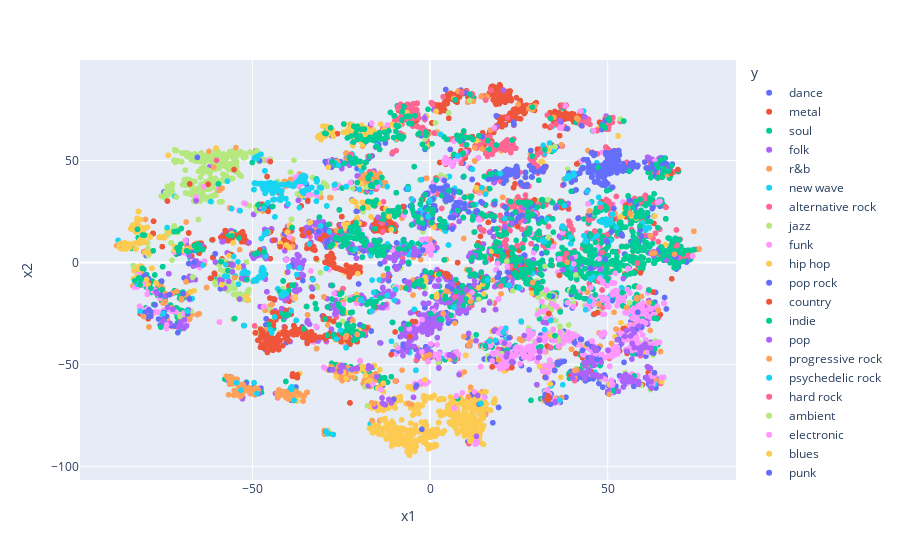

The notebook cell saved with this chart:
### Code cell
visualize(model(X, A), color = labels)

### Figure 1 — Plotly figure (JSON) as saved in the notebook; plotly's stock layout.template omitted (floating-point values rounded to 4 significant figures; data arrays with more than 128 entries replaced by an {"elided": "..."} marker saying what was removed)
{"data": [{"hovertemplate": "<b>%{hovertext}</b><br><br>y=dance<br>x1=%{x}<br>x2=%{y}<extra></extra>", "hovertext": {"elided": "428 str values"}, "legendgroup": "dance", "marker": {"color": "#636efa", "symbol": "circle"}, "mode": "markers", "name": "dance", "showlegend": true, "type": "scattergl", "x": {"elided": "428 float values"}, "xaxis": "x", "y": {"elided": "428 float values"}, "yaxis": "y"}, {"hovertemplate": "<b>%{hovertext}</b><br><br>y=metal<br>x1=%{x}<br>x2=%{y}<extra></extra>", "hovertext": {"elided": "535 str values"}, "legendgroup": "metal", "marker": {"color": "#EF553B", "symbol": "circle"}, "mode": "markers", "name": "metal", "showlegend": true, "type": "scattergl", "x": {"elided": "535 float values"}, "xaxis": "x", "y": {"elided": "535 float values"}, "yaxis": "y"}, {"hovertemplate": "<b>%{hovertext}</b><br><br>y=soul<br>x1=%{x}<br>x2=%{y}<extra></extra>", "hovertext": {"elided": "328 str values"}, "legendgroup": "soul", "marker": {"color": "#00cc96", "symbol": "circle"}, "mode": "markers", "name": "soul", "showlegend": true, "type": "scattergl", "x": {"elided": "328 float values"}, "xaxis": "x", "y": {"elided": "328 float values"}, "yaxis": "y"}, {"hovertemplate": "<b>%{hovertext}</b><br><br>y=folk<br>x1=%{x}<br>x2=%{y}<extra></extra>", "hovertext": {"elided": "567 str values"}, "legendgroup": "folk", "marker": {"color": "#ab63fa", "symbol": "circle"}, "mode": "markers", "name": "folk", "showlegend": true, "type": "scattergl", "x": {"elided": "567 float values"}, "xaxis": "x", "y": {"elided": "567 float values"}, "yaxis": "y"}, {"hovertemplate": "<b>%{hovertext}</b><br><br>y=r&b<br>x1=%{x}<br>x2=%{y}<extra></extra>", "hovertext": {"elided": "469 str values"}, "legendgroup": "r&b", "marker": {"color": "#FFA15A", "symbol": "circle"}, "mode": "markers", "name": "r&b", "showlegend": true, "type": "scattergl", "x": {"elided": "469 float values"}, "xaxis": "x", "y": {"elided": "469 float values"}, "yaxis": "y"}, {"hovertemplate": "<b>%{hovertext}</b><br><br>y=new wave<br>x1=%{x}<br>x2=%{y}<extra></extra>", "hovertext": {"elided": "168 str values"}, "legendgroup": "new wave", "marker": {"color": "#19d3f3", "symbol": "circle"}, "mode": "markers", "name": "new wave", "showlegend": true, "type": "scattergl", "x": {"elided": "168 float values"}, "xaxis": "x", "y": {"elided": "168 float values"}, "yaxis": "y"}, {"hovertemplate": "<b>%{hovertext}</b><br><br>y=alternative rock<br>x1=%{x}<br>x2=%{y}<extra></extra>", "hovertext": {"elided": "688 str values"}, "legendgroup": "alternative rock", "marker": {"color": "#FF6692", "symbol": "circle"}, "mode": "markers", "name": "alternative rock", "showlegend": true, "type": "scattergl", "x": {"elided": "688 float values"}, "xaxis": "x", "y": {"elided": "688 float values"}, "yaxis": "y"}, {"hovertemplate": "<b>%{hovertext}</b><br><br>y=jazz<br>x1=%{x}<br>x2=%{y}<extra></extra>", "hovertext": {"elided": "808 str values"}, "legendgroup": "jazz", "marker": {"color": "#B6E880", "symbol": "circle"}, "mode": "markers", "name": "jazz", "showlegend": true, "type": "scattergl", "x": {"elided": "808 float values"}, "xaxis": "x", "y": {"elided": "808 float values"}, "yaxis": "y"}, {"hovertemplate": "<b>%{hovertext}</b><br><br>y=funk<br>x1=%{x}<br>x2=%{y}<extra></extra>", "hovertext": {"elided": "165 str values"}, "legendgroup": "funk", "marker": {"color": "#FF97FF", "symbol": "circle"}, "mode": "markers", "name": "funk", "showlegend": true, "type": "scattergl", "x": {"elided": "165 float values"}, "xaxis": "x", "y": {"elided": "165 float values"}, "yaxis": "y"}, {"hovertemplate": "<b>%{hovertext}</b><br><br>y=hip hop<br>x1=%{x}<br>x2=%{y}<extra></extra>", "hovertext": {"elided": "790 str values"}, "legendgroup": "hip hop", "marker": {"color": "#FECB52", "symbol": "circle"}, "mode": "markers", "name": "hip hop", "showlegend": true, "type": "scattergl", "x": {"elided": "790 float values"}, "xaxis": "x", "y": {"elided": "790 float values"}, "yaxis": "y"}, {"hovertemplate": "<b>%{hovertext}</b><br><br>y=pop rock<br>x1=%{x}<br>x2=%{y}<extra></extra>", "hovertext": {"elided": "487 str values"}, "legendgroup": "pop rock", "marker": {"color": "#636efa", "symbol": "circle"}, "mode": "markers", "name": "pop rock", "showlegend": true, "type": "scattergl", "x": {"elided": "487 float values"}, "xaxis": "x", "y": {"elided": "487 float values"}, "yaxis": "y"}, {"hovertemplate": "<b>%{hovertext}</b><br><br>y=country<br>x1=%{x}<br>x2=%{y}<extra></extra>", "hovertext": {"elided": "396 null values"}, "legendgroup": "country", "marker": {"color": "#EF553B", "symbol": "circle"}, "mode": "markers", "name": "country", "showlegend": true, "type": "scattergl", "x": {"elided": "396 float values"}, "xaxis": "x", "y": {"elided": "396 float values"}, "yaxis": "y"}, {"hovertemplate": "<b>%{hovertext}</b><br><br>y=indie<br>x1=%{x}<br>x2=%{y}<extra></extra>", "hovertext": {"elided": "856 str values"}, "legendgroup": "indie", "marker": {"color": "#00cc96", "symbol": "circle"}, "mode": "markers", "name": "indie", "showlegend": true, "type": "scattergl", "x": {"elided": "856 float values"}, "xaxis": "x", "y": {"elided": "856 float values"}, "yaxis": "y"}, {"hovertemplate": "<b>%{hovertext}</b><br><br>y=pop<br>x1=%{x}<br>x2=%{y}<extra></extra>", "hovertext": {"elided": "629 str values"}, "legendgroup": "pop", "marker": {"color": "#ab63fa", "symbol": "circle"}, "mode": "markers", "name": "pop", "showlegend": true, "type": "scattergl", "x": {"elided": "629 float values"}, "xaxis": "x", "y": {"elided": "629 float values"}, "yaxis": "y"}, {"hovertemplate": "<b>%{hovertext}</b><br><br>y=progressive rock<br>x1=%{x}<br>x2=%{y}<extra></extra>", "hovertext": {"elided": "186 str values"}, "legendgroup": "progressive rock", "marker": {"color": "#FFA15A", "symbol": "circle"}, "mode": "markers", "name": "progressive rock", "showlegend": true, "type": "scattergl", "x": {"elided": "186 float values"}, "xaxis": "x", "y": {"elided": "186 float values"}, "yaxis": "y"}, {"hovertemplate": "<b>%{hovertext}</b><br><br>y=psychedelic rock<br>x1=%{x}<br>x2=%{y}<extra></extra>", "hovertext": ["The Oscillation", "The Oscillation", "The Oscillation", "The Oscillation", "The Oscillation", "The Oscillation", "The Oscillation", "The Oscillation", "The Oscillation", "The Oscillation", "The Oscillation", "The Oscillation", "The Oscillation", "The Oscillation", "The Oscillation", "The Oscillation", "The Oscillation", "The Oscillation", "The Oscillation", "The Oscillation", "The Oscillation", "The Oscillation", "The Oscillation", "The Oscillation", "The Oscillation", "The Oscillation", "The Oscillation", "The Oscillation", "The Oscillation", "The Oscillation", "The Oscillation", "The Oscillation", "The Oscillation", "The Oscillation", "The Oscillation", "The Oscillation", "The Oscillation", "The Oscillation", "The Oscillation", "The Oscillation", "The Oscillation", "The Oscillation", "The Oscillation", "The Oscillation", "The Oscillation", "The Oscillation", "The Oscillation", "The Oscillation", "The Oscillation", "The Oscillation", "The Oscillation", "The Oscillation", "The Oscillation", "The Oscillation", "The Oscillation", "The Oscillation", "The Oscillation", "The Oscillation", "The Oscillation", "The Oscillation", "The Oscillation", "The Oscillation", "The Oscillation", "The Oscillation", "The Oscillation", "The Oscillation", "The Oscillation", "The Oscillation", "The Oscillation", "The Oscillation", "The Oscillation", "The Oscillation", "The Oscillation", "The Oscillation", "The Oscillation", "The Oscillation", "The Oscillation", "The Oscillation", "The Oscillation", "The Oscillation", "The Oscillation", "The Oscillation", "The Oscillation", "The Oscillation", "The Oscillation", "The Oscillation", "The Oscillation", "The Oscillation", "The Oscillation", "The Oscillation", "The Oscillation", "The Oscillation", "The Oscillation", "The Oscillation", "The Oscillation", "The Oscillation", "The Oscillation", "The Oscillation", "The Oscillation", "The Oscillation", "The Oscillation", "The Oscillation", "The Oscillation", "The Oscillation", "The Oscillation", "The Oscillation", "The Oscillation", "The Oscillation", "The Oscillation", "The Oscillation", "The Oscillation", "The Oscillation", "The Oscillation", "The Oscillation", "The Oscillation", "The Oscillation", "The Oscillation", "The Oscillation", "The Oscillation", "The Oscillation", "The Oscillation", "The Oscillation", "The Oscillation", "The Oscillation", "The Oscillation"], "legendgroup": "psychedelic rock", "marker": {"color": "#19d3f3", "symbol": "circle"}, "mode": "markers", "name": "psychedelic rock", "showlegend": true, "type": "scattergl", "x": [53.94, -26.7, 27.72, 48.27, 22.23, 1.251, -22.14, 34.26, 22.06, 32.27, 0.9005, 33.87, -14.14, -21.73, -12.08, -42.22, -16.16, 4.213, 5.242, -19.18, 45.18, 49.63, 46.98, 33.69, 60.04, 60.53, 12.87, -21.65, 50.99, -28.3, -19.14, 48.54, -16.65, 29.52, 5.177, 43.32, 43.66, 46.43, -19.42, 34.9, 47.46, -17.97, -19.12, -16.66, 48.11, 43.41, -82.4, -4.441, -21.89, 49.58, -22.39, 50.89, 45.99, 4.935, -15.0, 60.75, 50.22, -22.47, 50.2, 50.54, -22.33, 47.92, 31.88, 63.24, -21.97, 43.92, 34.34, -18.85, -21.53, -5.127, 25.62, -26.84, -42.32, 50.84, 59.86, -19.32, 47.68, -46.33, 44.04, 50.9, -20.36, -42.84, 34.91, -22.36, 4.384, -30.77, 21.05, 49.57, -21.74, 25.21, 57.59, 34.32, -19.42, -1.909, 51.12, 5.452, 45.26, 39.79, 28.77, -21.37, 50.31, 47.94, -15.45, -14.25, 3.833, 33.69, -19.07, 28.99, -18.5, 40.0, -21.67, -54.86, 45.76, 43.93, -21.81, 50.39, 52.55, -21.99, -47.22, 50.42, -21.73, -22.14, -20.57, 26.25, 48.47], "xaxis": "x", "y": [-12.46, 47.79, -32.52, 19.97, -11.13, 39.69, 51.78, 56.12, -11.3, 53.4, 38.62, -17.47, 37.99, 52.23, 37.14, -26.28, 37.19, 15.59, 41.98, 64.08, -8.188, 18.26, 13.0, 58.5, 17.04, 16.31, 28.34, 49.35, -16.03, 14.99, 46.54, 20.27, 3.379, 27.15, 41.95, 13.07, 10.27, -53.84, 44.9, 55.18, -9.093, 65.21, 64.26, 3.469, -6.805, 13.09, -10.76, -23.0, 58.49, 20.79, 51.54, 19.79, -7.03, 41.87, 57.12, 15.85, 19.56, 52.55, 19.23, 20.1, 51.53, 28.94, 57.42, -59.68, 51.49, 12.38, 66.63, 46.61, 49.85, 30.96, -28.82, 48.9, -25.79, 10.67, 19.33, 45.66, 20.24, 3.095, 10.18, 21.63, 49.61, -12.95, 55.05, 52.56, 15.34, 17.87, 21.55, 21.27, 57.39, -12.59, -17.48, 55.22, 46.7, 24.16, 19.46, 42.11, 29.33, -2.597, -5.498, 48.54, 20.07, 20.01, 38.33, 39.01, 40.84, 58.44, 64.1, -34.32, 63.76, -15.18, 58.15, -6.695, 12.02, -53.11, 51.2, -16.94, 17.36, 51.36, 6.206, 19.81, 57.9, 51.87, 64.62, -37.66, 19.75], "yaxis": "y"}, {"hovertemplate": "<b>%{hovertext}</b><br><br>y=hard rock<br>x1=%{x}<br>x2=%{y}<extra></extra>", "hovertext": {"elided": "363 str values"}, "legendgroup": "hard rock", "marker": {"color": "#FF6692", "symbol": "circle"}, "mode": "markers", "name": "hard rock", "showlegend": true, "type": "scattergl", "x": {"elided": "363 float values"}, "xaxis": "x", "y": {"elided": "363 float values"}, "yaxis": "y"}, {"hovertemplate": "<b>%{hovertext}</b><br><br>y=ambient<br>x1=%{x}<br>x2=%{y}<extra></extra>", "hovertext": {"elided": "161 str values"}, "legendgroup": "ambient", "marker": {"color": "#B6E880", "symbol": "circle"}, "mode": "markers", "name": "ambient", "showlegend": true, "type": "scattergl", "x": {"elided": "161 float values"}, "xaxis": "x", "y": {"elided": "161 float values"}, "yaxis": "y"}, {"hovertemplate": "<b>%{hovertext}</b><br><br>y=electronic<br>x1=%{x}<br>x2=%{y}<extra></extra>", "hovertext": {"elided": "679 str values"}, "legendgroup": "electronic", "marker": {"color": "#FF97FF", "symbol": "circle"}, "mode": "markers", "name": "electronic", "showlegend": true, "type": "scattergl", "x": {"elided": "679 float values"}, "xaxis": "x", "y": {"elided": "679 float values"}, "yaxis": "y"}, {"hovertemplate": "<b>%{hovertext}</b><br><br>y=blues<br>x1=%{x}<br>x2=%{y}<extra></extra>", "hovertext": {"elided": "379 null values"}, "legendgroup": "blues", "marker": {"color": "#FECB52", "symbol": "circle"}, "mode": "markers", "name": "blues", "showlegend": true, "type": "scattergl", "x": {"elided": "379 float values"}, "xaxis": "x", "y": {"elided": "379 float values"}, "yaxis": "y"}, {"hovertemplate": "<b>%{hovertext}</b><br><br>y=punk<br>x1=%{x}<br>x2=%{y}<extra></extra>", "hovertext": {"elided": "500 str values"}, "legendgroup": "punk", "marker": {"color": "#636efa", "symbol": "circle"}, "mode": "markers", "name": "punk", "showlegend": true, "type": "scattergl", "x": {"elided": "500 float values"}, "xaxis": "x", "y": {"elided": "500 float values"}, "yaxis": "y"}, {"hovertemplate": "<b>%{hovertext}</b><br><br>y=latin<br>x1=%{x}<br>x2=%{y}<extra></extra>", "hovertext": {"elided": "278 null values"}, "legendgroup": "latin", "marker": {"color": "#EF553B", "symbol": "circle"}, "mode": "markers", "name": "latin", "showlegend": true, "type": "scattergl", "x": {"elided": "278 float values"}, "xaxis": "x", "y": {"elided": "278 float values"}, "yaxis": "y"}, {"hovertemplate": "<b>%{hovertext}</b><br><br>y=rock<br>x1=%{x}<br>x2=%{y}<extra></extra>", "hovertext": {"elided": "644 str values"}, "legendgroup": "rock", "marker": {"color": "#00cc96", "symbol": "circle"}, "mode": "markers", "name": "rock", "showlegend": true, "type": "scattergl", "x": {"elided": "644 float values"}, "xaxis": "x", "y": {"elided": "644 float values"}, "yaxis": "y"}, {"hovertemplate": "<b>%{hovertext}</b><br><br>y=house<br>x1=%{x}<br>x2=%{y}<extra></extra>", "hovertext": {"elided": "154 str values"}, "legendgroup": "house", "marker": {"color": "#ab63fa", "symbol": "circle"}, "mode": "markers", "name": "house", "showlegend": true, "type": "scattergl", "x": {"elided": "154 float values"}, "xaxis": "x", "y": {"elided": "154 float values"}, "yaxis": "y"}, {"hovertemplate": "<b>%{hovertext}</b><br><br>y=reggae<br>x1=%{x}<br>x2=%{y}<extra></extra>", "hovertext": {"elided": "208 str values"}, "legendgroup": "reggae", "marker": {"color": "#FFA15A", "symbol": "circle"}, "mode": "markers", "name": "reggae", "showlegend": true, "type": "scattergl", "x": {"elided": "208 float values"}, "xaxis": "x", "y": {"elided": "208 float values"}, "yaxis": "y"}, {"hovertemplate": "<b>%{hovertext}</b><br><br>y=classical<br>x1=%{x}<br>x2=%{y}<extra></extra>", "hovertext": {"elided": "270 null values"}, "legendgroup": "classical", "marker": {"color": "#19d3f3", "symbol": "circle"}, "mode": "markers", "name": "classical", "showlegend": true, "type": "scattergl", "x": {"elided": "270 float values"}, "xaxis": "x", "y": {"elided": "270 float values"}, "yaxis": "y"}], "layout": {"legend": {"title": {"text": "y"}, "tracegroupgap": 0}, "margin": {"t": 60}, "xaxis": {"anchor": "y", "domain": [0, 1], "title": {"text": "x1"}}, "yaxis": {"anchor": "x", "domain": [0, 1], "title": {"text": "x2"}}}}
